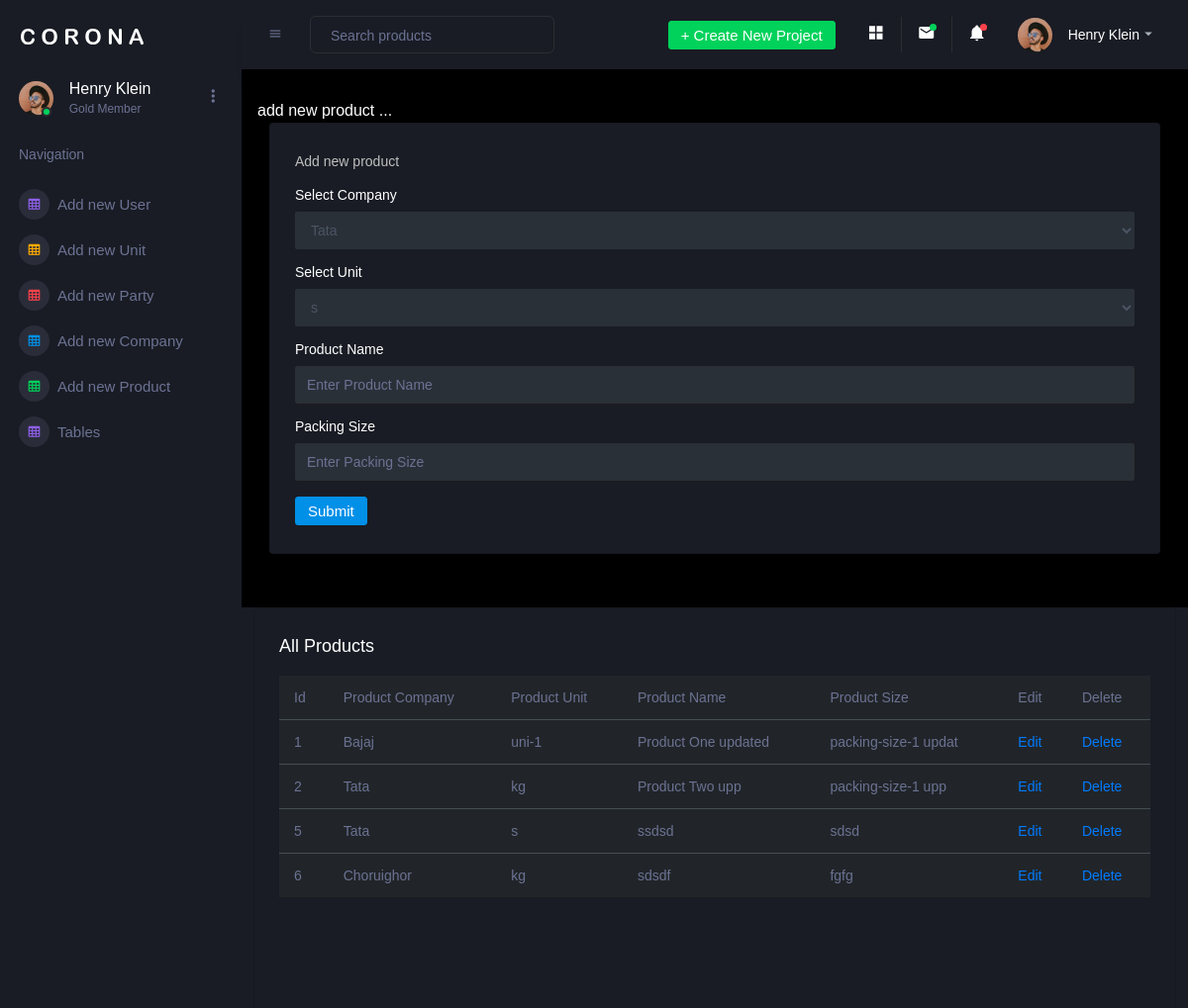
/admin/add_products.php, run on the app's committed database.
### tables this page shows
CREATE TABLE `products` (
  `id` int(5) NOT NULL,
  `company_name` varchar(100) NOT NULL,
  `product_name` varchar(100) NOT NULL,
  `unit` varchar(50) NOT NULL,
  `packing_size` varchar(20) NOT NULL
);

### admin/add_products.php (the view, shortened to what this page needs)
<?php
include "header.php";
include "../user/connection.php";
?>
<div class="main-panel">
    <div class="content-wrapper">
        <div class="row">
            add new product ...
            <div class="col-12 grid-margin stretch-card">
                <div class="card">
                    <div class="card-body">
                        <p class="card-description"> Add new product </p>
                        <form class="forms-sample" action="" method="post" name="form1">
                            <div class="form-group">
                              <label> Select Company </label>
                                <select class="form-control" name="company_name">
                                    <?php
                                       $res = mysqli_query($link,"select * from company_name");
                                       while($row=mysqli_fetch_assoc($res)){ ?>
                                           <option> <?php echo $row['company_name'] ;?> </option>
                                        <?php    }  ?>
                                </select>
                            </div>
                            <div class="form-group">
                                <label> Select Unit </label>
                                <select class="form-control" name="unit">
                                    <?php
                                    $res = mysqli_query($link,"select * from unit");
                                    while($row=mysqli_fetch_assoc($res)){ ?>
                                        <option> <?php echo $row['unit'] ;?> </option>
                                    <?php    }  ?>
                                </select>
                            </div>
                            <div class="form-group">
                                <label> Product Name</label>
                                <input type="text" class="form-control" name="product_name" placeholder="Enter Product Name">
                            </div>
                            <div class="form-group">
                                <label> Packing Size </label>
                                <input type="text" class="form-control" name="packing_size" placeholder="Enter Packing Size">
                            </div>
                            <button type="submit" class="btn btn-primary mr-2" name="submit1">Submit</button>
                        </form>
                    </div>
                </div>
            </div>
        </div>
    </div>
    <div class="col-lg-12 grid-margin stretch-card">
        <div class="card">
            <div class="card-body">
                <h4 class="card-title">All Products </h4>
                <div class="table-responsive">
                    <table class="table table-dark">
                        <thead>
                        <tr>
                            <th> Id </th>
                            <th> Product Company </th>
                            <th> Product Unit </th>
                            <th> Product Name </th>
                            <th> Product Size </th>
                            <th> Edit </th>
                            <th> Delete </th>
                        </tr>
                        </thead>
                        <tbody>
                        <?php
                        $res=mysqli_query($link,"select * from products");
                        while($row=mysqli_fetch_assoc($res)){ ?>
                            <tr>
                                <td> <?= $row['id'];?> </td>
                                <td> <?= $row['company_name'];?> </td>
                                <td> <?= $row['unit'];?> </td>
                                <td> <?= $row['product_name'];?> </td>
                                <td> <?= $row['packing_size'];?> </td>
                                <td> <a href="edit_product.php?id=<?php echo $row['id'];?>"> Edit </a></td>
                                <td> <a href="delete_product.php?id=<?php echo $row['id'];?>"> Delete </a></td>
                            </tr>
                        <?php }  ?>
                        </tbody>
                    </table>
                </div>
            </div>
        </div>
    </div>
</div>

### admin/header.php (shortened to what this page needs)
<!DOCTYPE html>
<html lang="en">
<head>
    <link rel="stylesheet" href="assets/vendors/mdi/css/materialdesignicons.min.css">
    <link rel="stylesheet" href="assets/vendors/css/vendor.bundle.base.css">
    <link rel="stylesheet" href="assets/vendors/jvectormap/jquery-jvectormap.css">
    <link rel="stylesheet" href="assets/vendors/flag-icon-css/css/flag-icon.min.css">
    <link rel="stylesheet" href="assets/vendors/owl-carousel-2/owl.carousel.min.css">
    <link rel="stylesheet" href="assets/vendors/owl-carousel-2/owl.theme.default.min.css">
    <link rel="stylesheet" href="assets/css/style.css">
</head>
<body>
<div class="container-scroller">
    <nav class="sidebar sidebar-offcanvas" id="sidebar">
        <div class="sidebar-brand-wrapper d-none d-lg-flex align-items-center justify-content-center fixed-top">
            <a class="sidebar-brand brand-logo" href="index.html"><img src="assets/images/logo.svg" alt="logo" /></a>
        </div>
        <ul class="nav">
            <li class="nav-item profile">
                <div class="profile-desc">
                    <div class="profile-pic">
                        <div class="count-indicator">
                            <img class="img-xs rounded-circle " src="assets/images/faces/face15.jpg" alt="">
                            <span class="count bg-success"></span>
                        </div>
                        <div class="profile-name">
                            <h5 class="mb-0 font-weight-normal">Henry Klein</h5>
                            <span>Gold Member</span>
                        </div>
                    </div>
                    <a href="#" id="profile-dropdown" data-toggle="dropdown"><i class="mdi mdi-dots-vertical"></i></a>
                </div>
            </li>
            <li class="nav-item nav-category">
                <span class="nav-link">Navigation</span>
            </li>
            <li class="nav-item menu-items">
                <a class="nav-link" href="add_new_user.php">
              <span class="menu-icon">
                <i class="mdi mdi-table-large"></i>
              </span>
                    <span class="menu-title">Add new User </span>
                </a>
            </li>
            <li class="nav-item menu-items">
                <a class="nav-link" href="add_new_unit.php">
              <span class="menu-icon">
                <i class="mdi mdi-table-large"></i>
              </span>
                    <span class="menu-title">Add new Unit </span>
                </a>
            </li>
            <li class="nav-item menu-items">
                <a class="nav-link" href="add_new_party.php">
              <span class="menu-icon">
                <i class="mdi mdi-table-large"></i>
              </span>
                    <span class="menu-title">Add new Party </span>
                </a>
            </li>
            <li class="nav-item menu-items">
                <a class="nav-link" href="add_company.php">
              <span class="menu-icon">
                <i class="mdi mdi-table-large"></i>
              </span>
                    <span class="menu-title">Add new Company </span>
                </a>
            </li>
            <li class="nav-item menu-items">
                <a class="nav-link" href="add_products.php">
              <span class="menu-icon">
                <i class="mdi mdi-table-large"></i>
              </span>
                    <span class="menu-title">Add new Product </span>
                </a>
            </li>
            <li class="nav-item menu-items">
                <a class="nav-link" href="pages/tables/basic-table.html">
              <span class="menu-icon">
                <i class="mdi mdi-table-large"></i>
              </span>
                    <span class="menu-title">Tables</span>
                </a>
            </li>
        </ul>
    </nav>
    <div class="container-fluid page-body-wrapper">
        <nav class="navbar p-0 fixed-top d-flex flex-row">
            <div class="navbar-menu-wrapper flex-grow d-flex align-items-stretch">
                <button class="navbar-toggler navbar-toggler align-self-center" type="button" data-toggle="minimize">
                    <span class="mdi mdi-menu"></span>
                </button>
                <ul class="navbar-nav w-100">
                    <li class="nav-item w-100">
                        <form class="nav-link mt-2 mt-md-0 d-none d-lg-flex search">
                            <input type="text" class="form-control" placeholder="Search products">
                        </form>
                    </li>
                </ul>
                <ul class="navbar-nav navbar-nav-right">
                    <li class="nav-item dropdown d-none d-lg-block">
                        <a class="nav-link btn btn-success create-new-button" id="createbuttonDropdown" data-toggle="dropdown" aria-expanded="false" href="#">+ Create New Project</a>
                    </li>
                    <li class="nav-item nav-settings d-none d-lg-block">
                        <a class="nav-link" href="#">
                            <i class="mdi mdi-view-grid"></i>
                        </a>
                    </li>
                    <li class="nav-item dropdown border-left">
                        <a class="nav-link count-indicator dropdown-toggle" id="messageDropdown" href="#" data-toggle="dropdown" aria-expanded="false">
                            <i class="mdi mdi-email"></i>
                            <span class="count bg-success"></span>
                        </a>
                    </li>
                    <li class="nav-item dropdown border-left">
                        <a class="nav-link count-indicator dropdown-toggle" id="notificationDropdown" href="#" data-toggle="dropdown">
                            <i class="mdi mdi-bell"></i>
                            <span class="count bg-danger"></span>
                        </a>
                    </li>
                    <li class="nav-item dropdown">
                        <a class="nav-link" id="profileDropdown" href="#" data-toggle="dropdown">
                            <div class="navbar-profile">
                                <img class="img-xs rounded-circle" src="assets/images/faces/face15.jpg" alt="">
                                <p class="mb-0 d-none d-sm-block navbar-profile-name">Henry Klein</p>
                                <i class="mdi mdi-menu-down d-none d-sm-block"></i>
                            </div>
                        </a>
                    </li>
                </ul>
            </div>
        </nav>

### data on the page
products: id "1", company_name "Bajaj", unit "uni-1", product_name "Product One updated", packing_size "packing-size-1 updat"
products: id "2", company_name "Tata", unit "kg", product_name "Product Two upp", packing_size "packing-size-1 upp"
products: id "5", company_name "Tata", unit "s", product_name "ssdsd", packing_size "sdsd"
products: id "6", company_name "Choruighor", unit "kg", product_name "sdsdf", packing_size "fgfg"

### other printed values
form field company_name "Tata"
form field unit "s"
